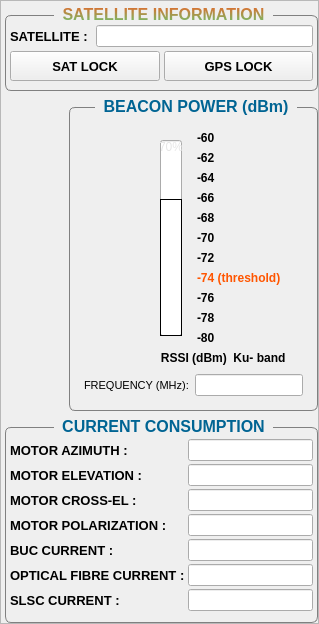
            <widget class="QFrame" name="dashboardRightFrame">
             <property name="frameShape">
              <enum>QFrame::StyledPanel</enum>
             </property>
             <property name="frameShadow">
              <enum>QFrame::Raised</enum>
             </property>
             <layout class="QVBoxLayout" name="verticalLayout_16">
              <property name="leftMargin">
               <number>4</number>
              </property>
              <property name="topMargin">
               <number>4</number>
              </property>
              <property name="rightMargin">
               <number>0</number>
              </property>
              <property name="bottomMargin">
               <number>0</number>
              </property>
              <item alignment="Qt::AlignTop">
               <widget class="QGroupBox" name="groupBox_5">
                <property name="font">
                 <font>
                  <pointsize>12</pointsize>
                  <weight>75</weight>
                  <italic>false</italic>
                  <bold>true</bold>
                 </font>
                </property>
                <property name="styleSheet">
                 <string notr="true">	QGroupBox {
		font: bold; 

		border-radius: 6px;
		border : 1px solid grey;
		margin-top: 10px;
	}
	QGroupBox::title {
		subcontrol-origin:  margin;
		subcontrol-position: top center;    
		padding: 0 6px 0 6px;
color: qlineargradient(spread:pad, x1:0.488, y1:0, x2:0.477, y2:1, stop:0 rgba(232, 41, 41, 255), stop:0.0113636 rgba(232, 102, 41, 255), stop:1 rgba(95, 205, 117, 255));
	}</string>
                </property>
                <property name="title">
                 <string>SATELLITE INFORMATION</string>
                </property>
                <layout class="QVBoxLayout" name="verticalLayout_12">
                 <property name="spacing">
                  <number>4</number>
                 </property>
                 <property name="leftMargin">
                  <number>4</number>
                 </property>
                 <property name="rightMargin">
                  <number>4</number>
                 </property>
                 <item>
                  <layout class="QHBoxLayout" name="horizontalLayout_12">
                   <item>
                    <widget class="QLabel" name="label_39">
                     <property name="font">
                      <font>
                       <pointsize>10</pointsize>
                       <weight>75</weight>
                       <bold>true</bold>
                      </font>
                     </property>
                     <property name="text">
                      <string>SATELLITE : </string>
                     </property>
                    </widget>
                   </item>
                   <item>
                    <widget class="QLineEdit" name="satName">
                     <property name="sizePolicy">
                      <sizepolicy hsizetype="Expanding" vsizetype="Expanding">
                       <horstretch>0</horstretch>
                       <verstretch>0</verstretch>
                      </sizepolicy>
                     </property>
                     <property name="font">
                      <font>
                       <pointsize>9</pointsize>
                       <weight>75</weight>
                       <bold>true</bold>
                      </font>
                     </property>
                     <property name="styleSheet">
                      <string notr="true"/>
                     </property>
                     <property name="alignment">
                      <set>Qt::AlignCenter</set>
                     </property>
                     <property name="readOnly">
                      <bool>true</bool>
                     </property>
                    </widget>
                   </item>
                  </layout>
                 </item>
                 <item>
                  <layout class="QHBoxLayout" name="horizontalLayout_19">
                   <property name="spacing">
                    <number>4</number>
                   </property>
                   <item>
                    <widget class="QPushButton" name="flagSatLock">
                     <property name="minimumSize">
                      <size>
                       <width>0</width>
                       <height>30</height>
                      </size>
                     </property>
                     <property name="font">
                      <font>
                       <pointsize>10</pointsize>
                       <weight>75</weight>
                       <bold>true</bold>
                      </font>
                     </property>
                     <property name="styleSheet">
                      <string notr="true"/>
                     </property>
                     <property name="text">
                      <string>SAT LOCK</string>
                     </property>
                     <property name="iconSize">
                      <size>
                       <width>20</width>
                       <height>20</height>
                      </size>
                     </property>
                    </widget>
                   </item>
                   <item>
                    <widget class="QPushButton" name="flagGpsLock">
                     <property name="minimumSize">
                      <size>
                       <width>0</width>
                       <height>30</height>
                      </size>
                     </property>
                     <property name="font">
                      <font>
                       <pointsize>10</pointsize>
                       <weight>75</weight>
                       <bold>true</bold>
                      </font>
                     </property>
                     <property name="styleSheet">
                      <string notr="true"/>
                     </property>
                     <property name="text">
                      <string>GPS LOCK</string>
                     </property>
                     <property name="iconSize">
                      <size>
                       <width>20</width>
                       <height>20</height>
                      </size>
                     </property>
                    </widget>
                   </item>
                  </layout>
                 </item>
                </layout>
               </widget>
              </item>
              <item alignment="Qt::AlignRight">
               <widget class="QGroupBox" name="groupBox_6">
                <property name="sizePolicy">
                 <sizepolicy hsizetype="Preferred" vsizetype="Expanding">
                  <horstretch>0</horstretch>
                  <verstretch>0</verstretch>
                 </sizepolicy>
                </property>
                <property name="font">
                 <font>
                  <pointsize>12</pointsize>
                  <weight>75</weight>
                  <italic>false</italic>
                  <bold>true</bold>
                 </font>
                </property>
                <property name="styleSheet">
                 <string notr="true">	#groupBox_6{
		font: bold; 

		border-radius: 6px;
		border : 1px solid grey;
		margin-top: 10px;
	}
	#groupBox_6::title {
		subcontrol-origin:  margin;
		subcontrol-position: top center;    
		padding: 0 6px 0 6px;
	color: rgb(0, 100, 147);}</string>
                </property>
                <property name="title">
                 <string>BEACON POWER (dBm)</string>
                </property>
                <layout class="QVBoxLayout" name="verticalLayout_21">
                 <item>
                  <layout class="QHBoxLayout" name="horizontalLayout_17">
                   <item alignment="Qt::AlignRight">
                    <widget class="QWidget" name="widget_9" native="true">
                     <property name="styleSheet">
                      <string notr="true">QWidget#widget_7 {


border: 1px solid  rgb(107, 107, 107)}
</string>
                     </property>
                     <layout class="QHBoxLayout" name="horizontalLayout_16">
                      <item>
                       <widget class="QProgressBar" name="progressBar">
                        <property name="styleSheet">
                         <string notr="true">QProgressBar#progressBar::chunk 


{
border-radius : 20px;
border : 1px solid black;

background: QLinearGradient( x1:0, y1: 1,
                             x2: 0, y2: 0, 
                          stop: 1 #37ff3d
                          stop: 0 #ff6e61);
}
QProgressBar{
color: #e6e6e6;
}
</string>
                        </property>
                        <property name="value">
                         <number>70</number>
                        </property>
                        <property name="alignment">
                         <set>Qt::AlignHCenter|Qt::AlignTop</set>
                        </property>
                        <property name="textVisible">
                         <bool>true</bool>
                        </property>
                        <property name="orientation">
                         <enum>Qt::Vertical</enum>
                        </property>
                       </widget>
                      </item>
                     </layout>
                    </widget>
                   </item>
                   <item>
                    <layout class="QVBoxLayout" name="verticalLayout_27">
                     <item>
                      <widget class="QLabel" name="label_48">
                       <property name="font">
                        <font>
                         <weight>75</weight>
                         <bold>true</bold>
                        </font>
                       </property>
                       <property name="layoutDirection">
                        <enum>Qt::LeftToRight</enum>
                       </property>
                       <property name="text">
                        <string>-60</string>
                       </property>
                      </widget>
                     </item>
                     <item>
                      <widget class="QLabel" name="label_55">
                       <property name="font">
                        <font>
                         <weight>75</weight>
                         <bold>true</bold>
                        </font>
                       </property>
                       <property name="layoutDirection">
                        <enum>Qt::LeftToRight</enum>
                       </property>
                       <property name="text">
                        <string>-62</string>
                       </property>
                      </widget>
                     </item>
                     <item>
                      <widget class="QLabel" name="label_56">
                       <property name="font">
                        <font>
                         <weight>75</weight>
                         <bold>true</bold>
                        </font>
                       </property>
                       <property name="layoutDirection">
                        <enum>Qt::LeftToRight</enum>
                       </property>
                       <property name="text">
                        <string>-64</string>
                       </property>
                      </widget>
                     </item>
                     <item>
                      <widget class="QLabel" name="label_57">
                       <property name="font">
                        <font>
                         <weight>75</weight>
                         <bold>true</bold>
                        </font>
                       </property>
                       <property name="layoutDirection">
                        <enum>Qt::LeftToRight</enum>
                       </property>
                       <property name="text">
                        <string>-66</string>
                       </property>
                      </widget>
                     </item>
                     <item>
                      <widget class="QLabel" name="label_49">
                       <property name="font">
                        <font>
                         <weight>75</weight>
                         <bold>true</bold>
                        </font>
                       </property>
                       <property name="layoutDirection">
                        <enum>Qt::LeftToRight</enum>
                       </property>
                       <property name="text">
                        <string>-68</string>
                       </property>
                      </widget>
                     </item>
                     <item>
                      <widget class="QLabel" name="label_50">
                       <property name="font">
                        <font>
                         <weight>75</weight>
                         <bold>true</bold>
                        </font>
                       </property>
                       <property name="layoutDirection">
                        <enum>Qt::LeftToRight</enum>
                       </property>
                       <property name="text">
                        <string>-70</string>
                       </property>
                      </widget>
                     </item>
                     <item>
                      <widget class="QLabel" name="label_51">
                       <property name="font">
                        <font>
                         <weight>75</weight>
                         <bold>true</bold>
                        </font>
                       </property>
                       <property name="layoutDirection">
                        <enum>Qt::LeftToRight</enum>
                       </property>
                       <property name="text">
                        <string>-72</string>
                       </property>
                      </widget>
                     </item>
                     <item>
                      <widget class="QLabel" name="label_62">
                       <property name="font">
                        <font>
                         <weight>75</weight>
                         <bold>true</bold>
                        </font>
                       </property>
                       <property name="layoutDirection">
                        <enum>Qt::LeftToRight</enum>
                       </property>
                       <property name="styleSheet">
                        <string notr="true">color: rgb(255, 85, 0);</string>
                       </property>
                       <property name="text">
                        <string>-74 (threshold)</string>
                       </property>
                      </widget>
                     </item>
                     <item>
                      <widget class="QLabel" name="label_61">
                       <property name="font">
                        <font>
                         <weight>75</weight>
                         <bold>true</bold>
                        </font>
                       </property>
                       <property name="layoutDirection">
                        <enum>Qt::LeftToRight</enum>
                       </property>
                       <property name="text">
                        <string>-76</string>
                       </property>
                      </widget>
                     </item>
                     <item>
                      <widget class="QLabel" name="label_60">
                       <property name="font">
                        <font>
                         <weight>75</weight>
                         <bold>true</bold>
                        </font>
                       </property>
                       <property name="layoutDirection">
                        <enum>Qt::LeftToRight</enum>
                       </property>
                       <property name="text">
                        <string>-78</string>
                       </property>
                      </widget>
                     </item>
                     <item>
                      <widget class="QLabel" name="label_59">
                       <property name="font">
                        <font>
                         <weight>75</weight>
                         <bold>true</bold>
                        </font>
                       </property>
                       <property name="layoutDirection">
                        <enum>Qt::LeftToRight</enum>
                       </property>
                       <property name="text">
                        <string>-80</string>
                       </property>
                      </widget>
                     </item>
                    </layout>
                   </item>
                  </layout>
                 </item>
                 <item>
                  <widget class="QLabel" name="label_41">
                   <property name="font">
                    <font>
                     <weight>75</weight>
                     <bold>true</bold>
                    </font>
                   </property>
                   <property name="text">
                    <string>                        RSSI (dBm)  Ku- band</string>
                   </property>
                  </widget>
                 </item>
                 <item alignment="Qt::AlignBottom">
                  <widget class="QWidget" name="widget_8" native="true">
                   <layout class="QHBoxLayout" name="horizontalLayout_34">
                    <property name="spacing">
                     <number>3</number>
                    </property>
                    <property name="leftMargin">
                     <number>3</number>
                    </property>
                    <property name="topMargin">
                     <number>3</number>
                    </property>
                    <property name="rightMargin">
                     <number>3</number>
                    </property>
                    <property name="bottomMargin">
                     <number>3</number>
                    </property>
                    <item>
                     <widget class="QLabel" name="label_47">
                      <property name="font">
                       <font>
                        <pointsize>8</pointsize>
                        <weight>50</weight>
                        <bold>false</bold>
                       </font>
                      </property>
                      <property name="text">
                       <string>FREQUENCY (MHz): </string>
                      </property>
                     </widget>
                    </item>
                    <item>
                     <widget class="QLineEdit" name="beaconFreq">
                      <property name="sizePolicy">
                       <sizepolicy hsizetype="Expanding" vsizetype="Expanding">
                        <horstretch>0</horstretch>
                        <verstretch>0</verstretch>
                       </sizepolicy>
                      </property>
                      <property name="maximumSize">
                       <size>
                        <width>16777215</width>
                        <height>40</height>
                       </size>
                      </property>
                      <property name="font">
                       <font>
                        <pointsize>9</pointsize>
                        <weight>50</weight>
                        <bold>false</bold>
                       </font>
                      </property>
                      <property name="styleSheet">
                       <string notr="true"/>
                      </property>
                      <property name="alignment">
                       <set>Qt::AlignCenter</set>
                      </property>
                      <property name="readOnly">
                       <bool>true</bool>
                      </property>
                     </widget>
                    </item>
                   </layout>
                  </widget>
                 </item>
                </layout>
               </widget>
              </item>
              <item alignment="Qt::AlignBottom">
               <widget class="QGroupBox" name="groupBox_7">
                <property name="font">
                 <font>
                  <pointsize>12</pointsize>
                  <weight>75</weight>
                  <italic>false</italic>
                  <bold>true</bold>
                 </font>
                </property>
                <property name="styleSheet">
                 <string notr="true">	QGroupBox {
		font: bold; 

		border-radius: 6px;
		border : 1px solid grey;
		margin-top: 10px;
	}
	QGroupBox::title {
		subcontrol-origin:  margin;
		subcontrol-position: top center;    
		padding: 0 6px 0 6px;
	color: rgb(0, 100, 147);
	}</string>
                </property>
                <property name="title">
                 <string>CURRENT CONSUMPTION</string>
                </property>
                <layout class="QVBoxLayout" name="verticalLayout_28">
                 <property name="spacing">
                  <number>6</number>
                 </property>
                 <property name="leftMargin">
                  <number>4</number>
                 </property>
                 <property name="rightMargin">
                  <number>4</number>
                 </property>
                 <item>
                  <layout class="QHBoxLayout" name="horizontalLayout_9">
                   <property name="spacing">
                    <number>3</number>
                   </property>
                   <property name="topMargin">
                    <number>2</number>
                   </property>
                   <property name="bottomMargin">
                    <number>2</number>
                   </property>
                   <item>
                    <layout class="QVBoxLayout" name="verticalLayout_25">
                     <item>
                      <widget class="QLabel" name="label_44">
                       <property name="font">
                        <font>
                         <pointsize>10</pointsize>
                         <weight>75</weight>
                         <bold>true</bold>
                        </font>
                       </property>
                       <property name="text">
                        <string>MOTOR AZIMUTH :</string>
                       </property>
                      </widget>
                     </item>
                     <item>
                      <widget class="QLabel" name="label_45">
                       <property name="font">
                        <font>
                         <pointsize>10</pointsize>
                         <weight>75</weight>
                         <bold>true</bold>
                        </font>
                       </property>
                       <property name="text">
                        <string>MOTOR ELEVATION :</string>
                       </property>
                      </widget>
                     </item>
                     <item>
                      <widget class="QLabel" name="label_46">
                       <property name="font">
                        <font>
                         <pointsize>10</pointsize>
                         <weight>75</weight>
                         <bold>true</bold>
                        </font>
                       </property>
                       <property name="text">
                        <string>MOTOR CROSS-EL :</string>
                       </property>
                      </widget>
                     </item>
                     <item>
                      <widget class="QLabel" name="label_52">
                       <property name="font">
                        <font>
                         <pointsize>10</pointsize>
                         <weight>75</weight>
                         <bold>true</bold>
                        </font>
                       </property>
                       <property name="text">
                        <string>MOTOR POLARIZATION :</string>
                       </property>
                      </widget>
                     </item>
                     <item>
                      <widget class="QLabel" name="label_53">
                       <property name="font">
                        <font>
                         <pointsize>10</pointsize>
                         <weight>75</weight>
                         <bold>true</bold>
                        </font>
                       </property>
                       <property name="text">
                        <string>BUC CURRENT :</string>
                       </property>
                      </widget>
                     </item>
                     <item>
                      <widget class="QLabel" name="label_54">
                       <property name="font">
                        <font>
                         <pointsize>10</pointsize>
                         <weight>75</weight>
                         <bold>true</bold>
                        </font>
                       </property>
                       <property name="text">
                        <string>OPTICAL FIBRE CURRENT :</string>
                       </property>
                      </widget>
                     </item>
                     <item>
                      <widget class="QLabel" name="label_63">
                       <property name="font">
                        <font>
                         <pointsize>10</pointsize>
                         <weight>75</weight>
                         <bold>true</bold>
                        </font>
                       </property>
                       <property name="text">
                        <string>SLSC CURRENT :</string>
                       </property>
                      </widget>
                     </item>
                    </layout>
                   </item>
                   <item>
                    <layout class="QVBoxLayout" name="verticalLayout_18">
                     <item>
                      <widget class="QLineEdit" name="azMotor">
                       <property name="sizePolicy">
                        <sizepolicy hsizetype="Expanding" vsizetype="Expanding">
                         <horstretch>0</horstretch>
                         <verstretch>0</verstretch>
                        </sizepolicy>
                       </property>
                       <property name="font">
                        <font>
                         <pointsize>9</pointsize>
                         <weight>75</weight>
                         <bold>true</bold>
                        </font>
                       </property>
                       <property name="styleSheet">
                        <string notr="true"/>
                       </property>
                       <property name="alignment">
                        <set>Qt::AlignCenter</set>
                       </property>
                       <property name="readOnly">
                        <bool>true</bool>
                       </property>
                      </widget>
                     </item>
                     <item>
                      <widget class="QLineEdit" name="elMotor">
                       <property name="sizePolicy">
                        <sizepolicy hsizetype="Expanding" vsizetype="Expanding">
                         <horstretch>0</horstretch>
                         <verstretch>0</verstretch>
                        </sizepolicy>
                       </property>
                       <property name="font">
                        <font>
                         <pointsize>9</pointsize>
                         <weight>75</weight>
                         <bold>true</bold>
                        </font>
                       </property>
                       <property name="styleSheet">
                        <string notr="true"/>
                       </property>
                       <property name="alignment">
                        <set>Qt::AlignCenter</set>
                       </property>
                       <property name="readOnly">
                        <bool>true</bool>
                       </property>
                      </widget>
                     </item>
                     <item>
                      <widget class="QLineEdit" name="clMotor">
                       <property name="sizePolicy">
                        <sizepolicy hsizetype="Expanding" vsizetype="Expanding">
                         <horstretch>0</horstretch>
                         <verstretch>0</verstretch>
                        </sizepolicy>
                       </property>
                       <property name="font">
                        <font>
                         <pointsize>9</pointsize>
                         <weight>75</weight>
                         <bold>true</bold>
                        </font>
                       </property>
                       <property name="styleSheet">
                        <string notr="true"/>
                       </property>
                       <property name="alignment">
                        <set>Qt::AlignCenter</set>
                       </property>
                       <property name="readOnly">
                        <bool>true</bool>
                       </property>
                      </widget>
                     </item>
                     <item>
                      <widget class="QLineEdit" name="polMotor">
                       <property name="sizePolicy">
                        <sizepolicy hsizetype="Expanding" vsizetype="Expanding">
                         <horstretch>0</horstretch>
                         <verstretch>0</verstretch>
                        </sizepolicy>
                       </property>
                       <property name="font">
                        <font>
                         <pointsize>9</pointsize>
                         <weight>75</weight>
                         <bold>true</bold>
                        </font>
                       </property>
                       <property name="styleSheet">
                        <string notr="true"/>
                       </property>
                       <property name="alignment">
                        <set>Qt::AlignCenter</set>
                       </property>
                       <property name="readOnly">
                        <bool>true</bool>
                       </property>
                      </widget>
                     </item>
                     <item>
                      <widget class="QLineEdit" name="bucCurr">
                       <property name="sizePolicy">
                        <sizepolicy hsizetype="Expanding" vsizetype="Expanding">
                         <horstretch>0</horstretch>
                         <verstretch>0</verstretch>
                        </sizepolicy>
                       </property>
                       <property name="font">
                        <font>
                         <pointsize>9</pointsize>
                         <weight>75</weight>
                         <bold>true</bold>
                        </font>
                       </property>
                       <property name="styleSheet">
                        <string notr="true"/>
                       </property>
                       <property name="alignment">
                        <set>Qt::AlignCenter</set>
                       </property>
                       <property name="readOnly">
                        <bool>true</bool>
                       </property>
                      </widget>
                     </item>
                     <item>
                      <widget class="QLineEdit" name="opticalCurr">
                       <property name="sizePolicy">
                        <sizepolicy hsizetype="Expanding" vsizetype="Expanding">
                         <horstretch>0</horstretch>
                         <verstretch>0</verstretch>
                        </sizepolicy>
                       </property>
                       <property name="font">
                        <font>
                         <pointsize>9</pointsize>
                         <weight>75</weight>
                         <bold>true</bold>
                        </font>
                       </property>
                       <property name="styleSheet">
                        <string notr="true"/>
                       </property>
                       <property name="alignment">
                        <set>Qt::AlignCenter</set>
                       </property>
                       <property name="readOnly">
                        <bool>true</bool>
                       </property>
                      </widget>
                     </item>
                     <item>
                      <widget class="QLineEdit" name="slscCurr">
                       <property name="sizePolicy">
                        <sizepolicy hsizetype="Expanding" vsizetype="Expanding">
                         <horstretch>0</horstretch>
                         <verstretch>0</verstretch>
                        </sizepolicy>
                       </property>
                       <property name="font">
                        <font>
                         <pointsize>9</pointsize>
                         <weight>75</weight>
                         <bold>true</bold>
                        </font>
                       </property>
                       <property name="styleSheet">
                        <string notr="true"/>
                       </property>
                       <property name="alignment">
                        <set>Qt::AlignCenter</set>
                       </property>
                       <property name="readOnly">
                        <bool>true</bool>
                       </property>
                      </widget>
                     </item>
                    </layout>
                   </item>
                  </layout>
                 </item>
                </layout>
               </widget>
              </item>
             </layout>
            </widget>
